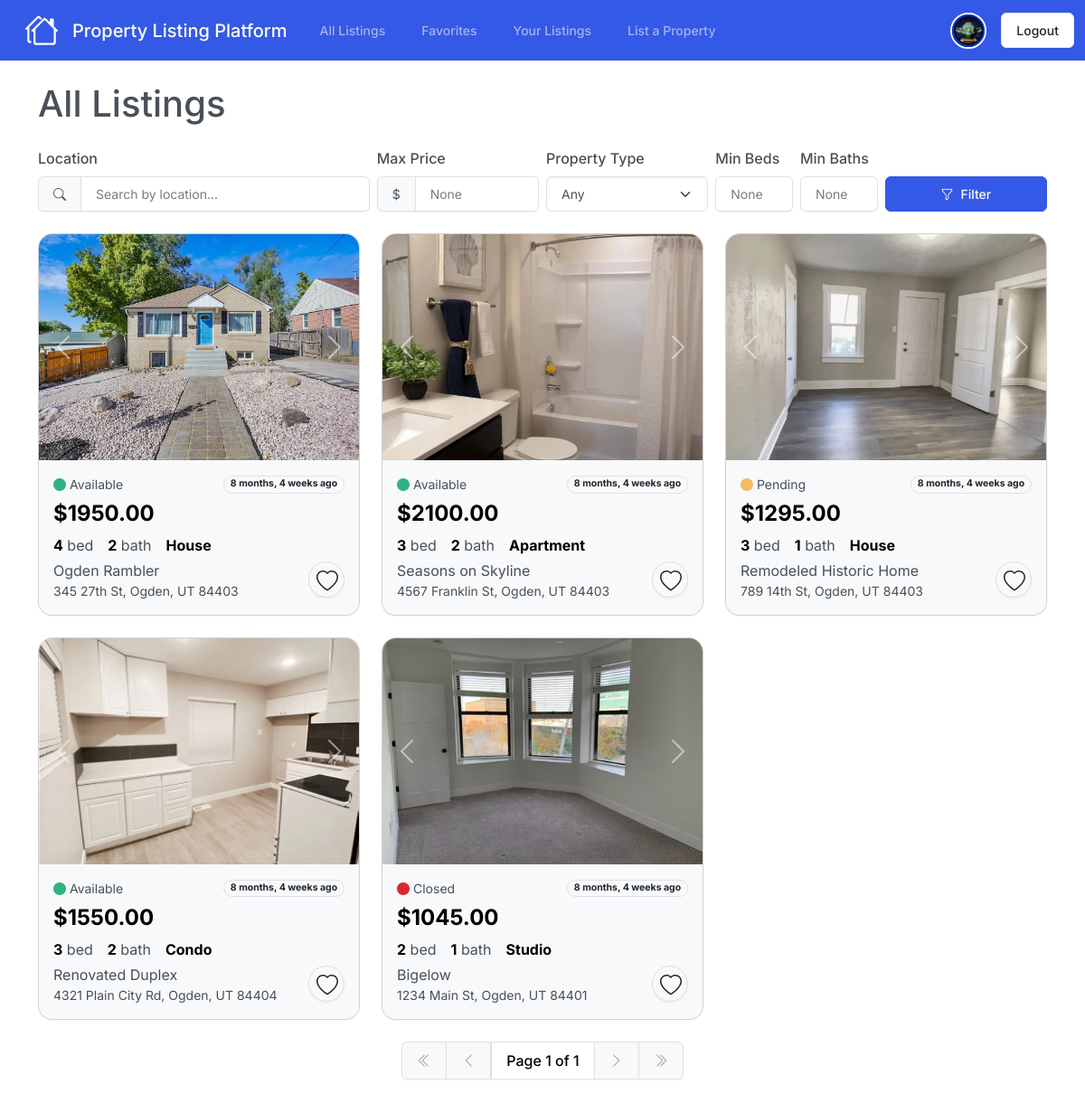
The app's page /listings/ (signed in) with its own data.
### plp_users/models.py (models this page shows, shortened)
class Profile(models.Model):
    user = models.OneToOneField(User, on_delete=models.CASCADE)
    phone_number = models.CharField(max_length=15, blank=True)
    profile_picture = models.ImageField(upload_to='profile_pics', blank=True, default='profile_pics/default.jpg')

### plp_listings/models.py (models this page shows, shortened)
class ListingImage(models.Model):
    listing = models.ForeignKey(Listing, on_delete=models.CASCADE, related_name="images")
    image = models.ImageField(upload_to="listing_images/")

class Listing(models.Model):
    PROPERTY_TYPES = [
        ('AP', 'Apartment'),
        ('HS', 'House'),
        ('ST', 'Studio'),
        ('CN', 'Condo'),
    ]
    STATUS_CHOICES = [
        ('A', 'Available'),
        ('P', 'Pending'),
        ('C', 'Closed'),
    ]
    owner = models.ForeignKey(User, on_delete=models.CASCADE, related_name='listings')
    favorited_by = models.ManyToManyField(User, related_name='favorite_listings', blank=True)
    title = models.CharField(max_length=255)
    description = models.TextField()
    property_type = models.CharField(max_length=2, choices=PROPERTY_TYPES)
    location = models.CharField(max_length=255)
    price = models.DecimalField(max_digits=10, decimal_places=2)
    bedrooms = models.PositiveIntegerField()
    bathrooms = models.PositiveIntegerField()
    status = models.CharField(max_length=1, choices=STATUS_CHOICES, default='A')
    date_posted = models.DateTimeField(auto_now_add=True)

### plp_listings/views.py (the view)
# urls.py: path('listings/', views.all_listings, name='all_listings'),
def all_listings(request):
    listings = Listing.objects.all()
    location = request.GET.get('location')
    property_type = request.GET.get('property_type')
    min_bedrooms = request.GET.get('min_bedrooms')
    min_bathrooms = request.GET.get('min_bathrooms')
    max_price = request.GET.get('max_price')
    if location:
        listings = listings.filter(location__icontains=location)
    if property_type:
        listings = listings.filter(property_type__icontains=property_type)
    if min_bedrooms:
        listings = listings.filter(bedrooms__gte=min_bedrooms)
    if min_bathrooms:
        listings = listings.filter(bathrooms__gte=min_bathrooms)
    if max_price:
        listings = listings.filter(price__lte=max_price)
    paginator = Paginator(listings, 9)
    page = request.GET.get('page')
    listings = paginator.get_page(page)
    return render(request, 'plp_listings/all_listings.html', {'listings': listings})

### plp_users/context_processors.py (called while the page is built)
def user_profile(request):
    if request.user.is_authenticated:
        try:
            user_profile = request.user.profile
        except Profile.DoesNotExist:
            user_profile = None
    else:
        user_profile = None
    return {'user_profile': user_profile}

### plp_listings/templates/plp_listings/all_listings.html (shortened to what this page needs)
{% extends 'plp_listings/base.html' %}
{% block body %}
    <div class="d-flex justify-content-between align-items-center mb-3">
        <h1>All Listings</h1>
    </div>
    <form action="" method="GET" class="row g-2 align-items-end">
        <div class="col-md-4">
            <label for="location" class="form-label">Location</label>
            <div class="input-group">
                <span class="input-group-text"><i class="bi bi-search"></i></span>
                <input class="form-control" type="search" name="location" id="location" placeholder="Search by location..." value="{{ request.GET.location }}">
            </div>
        </div>
        <div class="col-md-2">
            <label for="max_price" class="form-label">Max Price</label>
            <div class="input-group">
                <span class="input-group-text">$</span>
                <input class="form-control" type="number" name="max_price" id="max_price" placeholder="None" value="{{ request.GET.max_price }}">
            </div>
        </div>
        <div class="col-md-2">
            <label for="property_type" class="form-label">Property Type</label>
            <select class="form-select" name="property_type" id="property_type">
                <option value="">Any</option>
            </select>
        </div>
        <div class="col-md-1">
            <label for="min_bedrooms" class="form-label">Min Beds</label>
            <input class="form-control" type="number" name="min_bedrooms" id="min_bedrooms" placeholder="None" value="{{ request.GET.min_bedrooms }}">
        </div>
        <div class="col-md-1">
            <label for="min_bathrooms" class="form-label">Min Baths</label>
            <input class="form-control" type="number" name="min_bathrooms" id="min_bathrooms" placeholder="None" value="{{ request.GET.min_bathrooms }}">
        </div>
        <div class="col-md-2">
            <button class="btn btn-primary w-100" type="submit"><i class="bi bi-funnel me-2"></i>Filter</button>
        </div>
    </form>
    <div class="row row-cols-lg-3 mb-4">
        {% for listing in listings %}
            <div class="col g-4">
                <a href="{% url 'listing_details' listing.id %}" class="text-decoration-none">
                    <div class="card shadow rounded-4 overflow-hidden">
                        {% if listing.images.exists %}
                            <div id="{{listing.id}}" class="carousel slide">
                                <div class="carousel-inner">
                                    {% for image in listing.images.all %}
                                        <div class="carousel-item {% if forloop.first %}active{% endif %}">
                                            <img src="{{image.image.url}}" class="d-block" alt="listing-image" style="width: 100%; height: 250px; object-fit: cover;">
                                        </div>
                                    {% endfor %}
                                </div>
                                <button class="carousel-control-prev" type="button" data-bs-target="#{{listing.id}}" data-bs-slide="prev">
                                    <span class="carousel-control-prev-icon" aria-hidden="true"></span>
                                </button>
                                <button class="carousel-control-next" type="button" data-bs-target="#{{listing.id}}" data-bs-slide="next">
                                    <span class="carousel-control-next-icon" aria-hidden="true"></span>
                                </button>
                            </div>
                        {% else %}
                            <img src="/static/plp_listings/listing-image-placeholder.jpg" class="card-img-top" alt="listing-image-placeholder" style="width: 100%; height: 250px; object-fit: cover;">
                        {% endif %}
                        <div class="card-body bg-light rounded-bottom p-3">
                            <div class="d-flex align-items-center justify-content-between small mb-2">
                                <div class="d-flex align-items-center">
                                    {% if listing.status == "A" %}
                                        <i class="bi bi-circle-fill text-success me-1"></i>
                                    {% elif listing.status == "P" %}
                                        <i class="bi bi-circle-fill text-warning me-1"></i>
                                    {% elif listing.status == "C" %}
                                        <i class="bi bi-circle-fill text-danger me-1"></i>
                                    {% endif %}
                                    {{ listing.get_status_display }}
                                </div>
                                <span class="badge rounded-pill bg-light border">{{ listing.date_posted|timesince }} ago</span>
                            </div>
                            <h4 class="card-title fw-bold text-black">${{ listing.price }}</h4>
                            <div class="card-text d-flex mb-1">
                                <div class="me-3"><span class="fw-bold text-black">{{ listing.bedrooms }}</span> bed</div>
                                <div class="me-3"><span class="fw-bold text-black">{{ listing.bathrooms }}</span> bath</div>
                                <div class="me-3"><span class="fw-bold text-black">{{ listing.get_property_type_display }}</span></div>
                            </div>
                            <div class="card-text d-flex justify-content-between align-items-center">
                                <div>
                                    <div class="card-text">{{ listing.title }}</div>
                                    <div class="card-text small">{{ listing.location }}</div>
                                </div>
                                <form action="{% url 'favorite' listing.id %}" method="post">
                                    <button type="submit" class="btn btn-lg btn-light px-2 py-1" style="border-radius: 50%; width: 40px; height: 40px;" title="Add to favorites">
                                    </button>
                                </form>
                            </div>
                        </div>
                    </div>
                </a>
            </div>
        {% endfor %}
    </div>
    <div class="d-flex justify-content-center">
        <ul class="pagination">
            {% if listings.has_previous %}
                <li class="page-item"><a class="page-link" href="?page=1"><i class="bi bi-chevron-double-left"></i></a></li>
                <li class="page-item"><a class="page-link" href="?page={{ listings.previous_page_number }}"><i class="bi bi-chevron-left"></i></a></li>
            {% else %}
                <li class="page-item disabled"><a class="page-link" href=""><i class="bi bi-chevron-double-left"></i></a></li>
                <li class="page-item disabled"><a class="page-link" href=""><i class="bi bi-chevron-left"></i></a></li>
            {% endif %}
            <li class="page-item page-link text-black">Page {{ listings.number }} of {{ listings.paginator.num_pages }}</li>
            {% if listings.has_next %}
                <li class="page-item"><a class="page-link" href="?page={{ listings.next_page_number }}"><i class="bi bi-chevron-right"></i></a></li>
                <li class="page-item"><a class="page-link" href="?page={{ listings.paginator.num_pages }}"><i class="bi bi-chevron-double-right"></i></a></li>
            {% else %}
                <li class="page-item"><a class="page-link disabled" href=""><i class="bi bi-chevron-right"></i></a></li>
                <li class="page-item"><a class="page-link disabled" href=""><i class="bi bi-chevron-double-right"></i></a></li>
            {% endif %}
        </ul>
    </div>
{% endblock %}

### plp_listings/templates/plp_listings/base.html (shortened to what this page needs)
{% load static %}
<!DOCTYPE html>
<html lang="en">
<head>
    <link href="{% static 'plp_listings/bootstrap.min.css' %}" rel="stylesheet">
    <link rel="stylesheet" href="https://cdn.jsdelivr.net/npm/bootstrap-icons@1.11.3/font/bootstrap-icons.min.css">
</head>
<body>
    <nav class="navbar navbar-expand-lg bg-primary" data-bs-theme="dark">
        <div class="container-fluid">
            <a class="navbar-brand" href="{% url 'home' %}">Property Listing Platform</a>
            <div class="collapse navbar-collapse" id="navbarColor01">
                <ul class="navbar-nav me-auto">
                    <li class="nav-item">
                        <a class="nav-link" href="{% url 'all_listings' %}">All Listings</a>
                    </li>
                    <li class="nav-item">
                        <a class="nav-link" href="{% url 'favorite_listings' %}">Favorites</a>
                    </li>
                    {% if user.is_authenticated %}
                        <li class="nav-item">
                            <a class="nav-link" href="{% url 'your_listings' %}">Your Listings</a>
                        </li>
                        <li class="nav-item">
                            <a class="nav-link" href="{% url 'new_listing' %}">List a Property</a>
                        </li>
                    {% endif %}
                </ul>
                <div class="d-flex justify-content-end gap-3 align-items-center">
                    {% if user.is_authenticated %}
                        <a href={% url 'profile' %}>
                            <img src="{{ user_profile.profile_picture.url }}" class="border border-2 border-white" style="width: 40px; height:40px; object-fit: cover; object-position: center; border-radius: 100%"><img>
                        <form method="POST" action="{% url 'logout' %}">
                            <button type="submit" class="btn btn-secondary">Logout</button>
                        </form>
                    {% else %}
                        <a class="btn btn-secondary" href="{% url 'login' %}">Login</a>
                    {% endif %}
                </div>
            </div>
        </div>
    </nav>
    <div class="container mt-4">
        {% block body %}
        {% endblock %}
    </div>
</body>
</html>

### records on screen
Profile: profile_picture (picture)
Listing: status "Available", date_posted "8 months, 4 weeks", price "1950.00", bedrooms "4", bathrooms "2", property_type "House", title "Ogden Rambler", location "345 27th St, Ogden, UT 84403"
ListingImage: image (picture)
Listing: status "Available", date_posted "8 months, 4 weeks", price "2100.00", bedrooms "3", bathrooms "2", property_type "Apartment", title "Seasons on Skyline", location "4567 Franklin St, Ogden, UT 84403"
ListingImage: image (picture)
Listing: status "Pending", date_posted "8 months, 4 weeks", price "1295.00", bedrooms "3", bathrooms "1", property_type "House", title "Remodeled Historic Home", location "789 14th St, Ogden, UT 84403"
ListingImage: image (picture)
Listing: status "Available", date_posted "8 months, 4 weeks", price "1550.00", bedrooms "3", bathrooms "2", property_type "Condo", title "Renovated Duplex", location "4321 Plain City Rd, Ogden, UT 84404"
ListingImage: image (picture)
Listing: status "Closed", date_posted "8 months, 4 weeks", price "1045.00", bedrooms "2", bathrooms "1", property_type "Studio", title "Bigelow", location "1234 Main St, Ogden, UT 84401"
ListingImage: image (picture)

### other values on screen
{{ listings.number }} "1"
{{ listings.paginator.num_pages }} "1"
